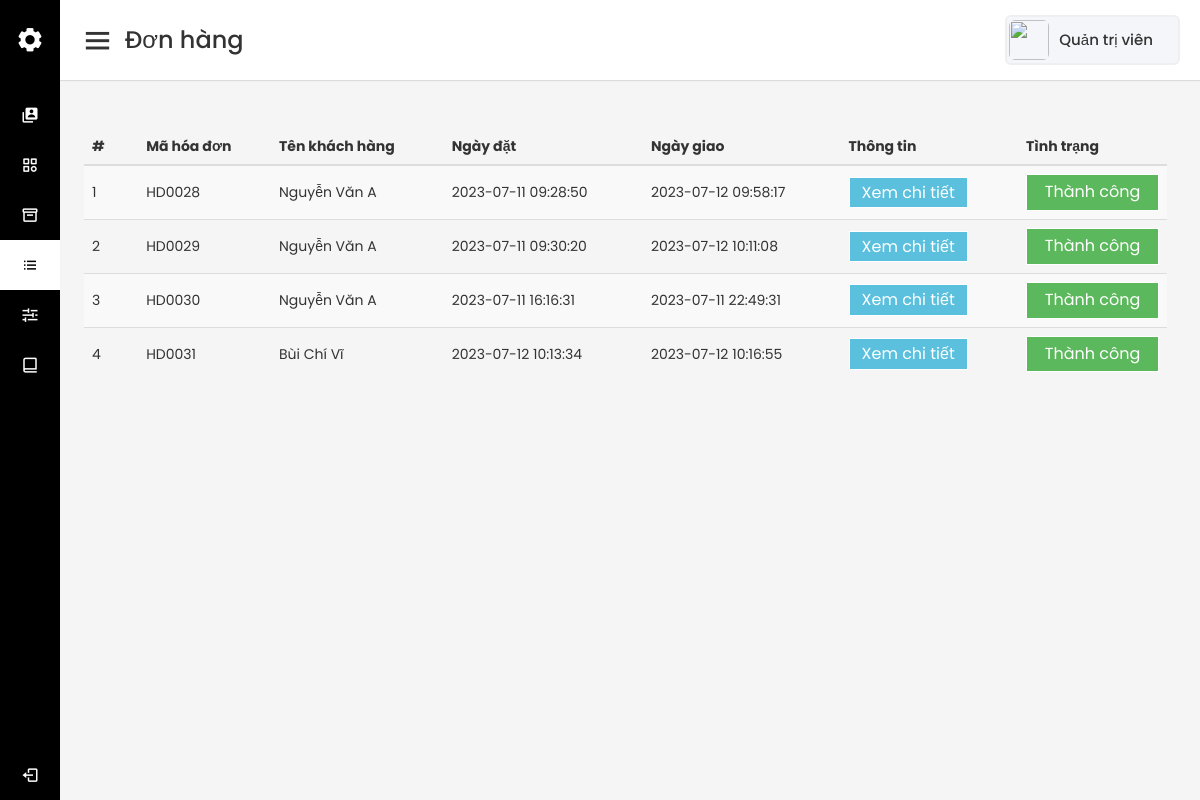
Screenshot of /admin/order.php (signed in) with the database file from the repository.
### tables this page shows
CREATE TABLE `tb_order` (
  `id` int(11) NOT NULL,
  `customerId` int(11) NOT NULL,
  `cusName` varchar(255) NOT NULL,
  `cusPhoneNumber` varchar(255) NOT NULL,
  `cusAddress` varchar(255) NOT NULL,
  `finalPrice` varchar(255) NOT NULL,
  `orderDate` datetime NOT NULL,
  `shippedDate` datetime DEFAULT NULL,
  `status` int(11) NOT NULL DEFAULT 0 COMMENT '0: Mới, \r\n1: Chờ xử lý, \r\n2: Đã xác nhận,\r\n3: Đang đóng gói,\r\n4: Đang vận chuyển,\r\n5: Thành công,\r\n6: Khách hủy',
  `display` int(11) NOT NULL DEFAULT 1 COMMENT '1: Hiển thị\r\n0: Ẩn'
);

CREATE TABLE `tb_customer` (
  `id` int(11) NOT NULL,
  `name` varchar(255) NOT NULL,
  `phonenumber` varchar(30) NOT NULL,
  `email` varchar(50) NOT NULL,
  `password` varchar(255) NOT NULL,
  `gender` varchar(30) NOT NULL,
  `address` varchar(255) NOT NULL
);

### lib/database.php (called while the page is built, shortened)
<?php
Class Database{
   public $host   = DB_HOST;
   public $user   = DB_USER;
   public $pass   = DB_PASS;
   public $dbname = DB_NAME;
   public $link;
private function connectDB(){
   $this->link = new mysqli($this->host, $this->user, $this->pass,
    $this->dbname);
 }
public function select($query){
  $result = $this->link->query($query) or
   die($this->link->error.__LINE__);
  if($result->num_rows > 0){
    return $result;
  } else {
    return false;
  }
 }
}

### classes/Customer.php (called while the page is built, shortened)
<?php
$filePath = realpath(dirname(__FILE__));
require_once ($filePath.'/../lib/database.php');
class Customer
{
    private $db;
    public function __construct()
    {
        $this->db = new Database();
    }
    public function getCustomerById($id) {
        $query = "SELECT * FROM tb_customer WHERE id = '$id' LIMIT 1";
        $result = $this->db->select($query);
        return $result;
    }
}
?>

### classes/Product.php (called while the page is built, shortened)
<?php
$filePath = realpath(dirname(__FILE__));
require_once ($filePath.'/../lib/database.php');
class Product
{
    public function convertPrice($prodPrice) {
        $prodPrice = strrev($prodPrice);
        $result = '';
        for ($i = 0; $i < strlen($prodPrice); $i++) {
            if ($i % 3 == 0) {
            $result = $result.'.'.substr($prodPrice, $i, 3);
            }
        }
        $result = strrev($result);
        return substr($result, 0, strlen($result) - 1);
    }
}
?>

### admin/inc/order-modal-detail.php (the view, shortened to what this page needs)
<button type="button" class="btn btn-info btn-lg" data-toggle="modal" data-target="#order-detail-<?=$row['id']?>">Xem chi tiết</button>

### admin/order.php (shortened to what this page needs)
<?php
  include './inc/sidebar.php';
  include './inc/homesection.php';
  include '../classes/Order.php';
  include '../classes/Product.php';
  include '../classes/Customer.php';
?>
<?php
  $cs = new Customer();
  $od = new Order();
?>
<table class="table table-striped table-hover order-list-table">
  <thead>
    <th>#</th>
    <th>Mã hóa đơn</th>
    <th>Tên khách hàng</th>
    <th>Ngày đặt</th>
    <th>Ngày giao</th>
    <th>Thông tin</th>
    <th>Tình trạng</th>
  </thead>
  <tbody>
    <?php
      $listOrder = $od->getListOrder();
      if ($listOrder) {
        $i = 0;
        while($row = $listOrder->fetch_assoc()) {
          $i++;
    ?>
    <tr>
      <td><?=$i?></td>
      <td><?php echo $od->convertIdOrder($row['id']); ?></td>
      <td>
        <?php
          echo ($cs->getCustomerById($row['customerId'])->fetch_assoc())['name'];
        ?>
      </td>
      <td><?=$row['orderDate']?></td>
      <td>
        <?php
          if ($row['shippedDate'] == NULL)
            echo "<span style='font-style: italic;
            color: #beb4b4;'>Đơn chưa giao</span>";
          else
            echo $row['shippedDate'];
        ?>
      </td>
      <td><?php include './inc/order-modal-detail.php'; ?></td>
      <td style="color: orange;">
          <?php
            switch($row['status']) {
              case 5:
                echo "<a class='btn btn-success'>Thành công</a>";
                break;
            };
          ?>
      </td>
    </tr>
    <?php
        }
    }
    ?>
  </tbody>
</table>
<?php
  include './inc/footer.php';
?>

### classes/Order.php (shortened to what this page needs)
<?php
$filePath = realpath(dirname(__FILE__));
require_once ($filePath.'/../lib/database.php');
class Order
{
    private $db;
    public function __construct()
    {
        $this->db = new Database();
    }
    public function getListOrder() {
        $query = "SELECT * FROM tb_order";
        $result = $this->db->select($query);
        return $result;
    }
    public function convertIdOrder($id) {
        $numberOfZero = 4 - strlen($id);
        while($numberOfZero > 0) {
            $id = '0'.$id;
            $numberOfZero--;
        }
        echo 'HD'.$id;
    }
}
?>

### admin/assets/css/main.css (style rules this page uses)
* { margin: 0; padding: 0; box-sizing: border-box; font-family: "Poppins", sans-serif; }
.btn { text-decoration: none; display: flex; justify-content: center; align-items: center; border: none; outline: none !important; padding: 6px 0; min-height: 30px; font-size: 16px; transition: all 0.4s linear; border: 1px solid #fff; border-radius: 0 !important; cursor: pointer; }
.order-list-table { margin: 24px; width:95%; }
.order-list-table > tbody > tr > td { vertical-align: middle; }
.order-list-table > tbody > tr > td button { padding: 4px 12px; }
.product-gallery-table, .slider-table, .order-list-table { width: 95%; margin: 24px; }
.slider-table > thead > tr > th:first-child, .order-list-table > thead > tr > th:first-child { width: 5%; }
.slider-table > tbody > tr > td, .order-table > tbody > tr > td, .order-list-table > tbody > tr > td, .product-gallery-table > tbody > tr > td { vertical-align: middle; }

### rows the page displays
tb_order: id "0028", customerId.name "Nguyễn Văn A", orderDate "2023-07-11 09:28:50", shippedDate "2023-07-12 09:58:17", status "Thành công"
tb_order: id "0029", customerId.name "Nguyễn Văn A", orderDate "2023-07-11 09:30:20", shippedDate "2023-07-12 10:11:08", status "Thành công"
tb_order: id "0030", customerId.name "Nguyễn Văn A", orderDate "2023-07-11 16:16:31", shippedDate "2023-07-11 22:49:31", status "Thành công"
tb_order: id "0031", customerId.name "Bùi Chí Vĩ", orderDate "2023-07-12 10:13:34", shippedDate "2023-07-12 10:16:55", status "Thành công"

### other values shown
Session::get('adminName') "Quản trị viên"
